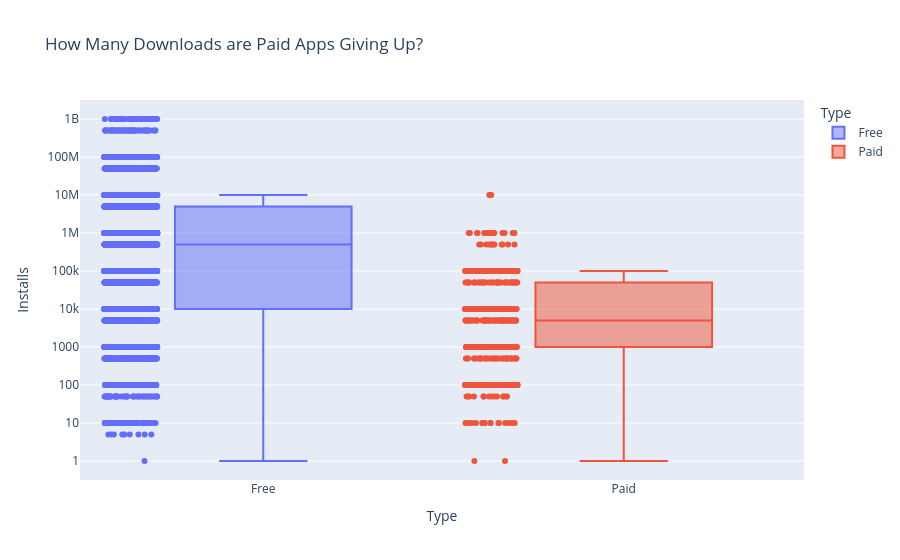

The notebook cell saved with this chart:
### Markdown cell above
# Plotly Box Plots: Lost Downloads for Paid Apps

**Challenge**: Create a box plot that shows the number of Installs for free versus paid apps. How does the median number of installations compare? Is the difference large or small?

Use the [Box Plots Guide](https://plotly.com/python/box-plots/) and the [.box API reference](https://plotly.com/python-api-reference/generated/plotly.express.box.html) to create the following chart. 

<img src=https://imgur.com/uVsECT3.png>

### Code cell
lots_ds_apps = px.box(df_apps_clean, y='Installs', x='Type', color='Type', points='all', title='How Many Downloads are Paid Apps Giving Up?')
lots_ds_apps.update_layout(yaxis=dict(type='log'))
lots_ds_apps.show()

### Figure 1 — Plotly figure (JSON) as saved in the notebook; plotly's stock layout.template omitted (floating-point values rounded to 4 significant figures; data arrays with more than 128 entries replaced by an {"elided": "..."} marker saying what was removed)
{"data": [{"alignmentgroup": "True", "boxpoints": "all", "hovertemplate": "Type=%{x}<br>Installs=%{y}<extra></extra>", "legendgroup": "Free", "marker": {"color": "#636efa"}, "name": "Free", "notched": false, "offsetgroup": "Free", "orientation": "v", "showlegend": true, "type": "box", "x": {"elided": "8279 str values"}, "x0": " ", "xaxis": "x", "y": {"elided": "8279 int values"}, "y0": " ", "yaxis": "y"}, {"alignmentgroup": "True", "boxpoints": "all", "hovertemplate": "Type=%{x}<br>Installs=%{y}<extra></extra>", "legendgroup": "Paid", "marker": {"color": "#EF553B"}, "name": "Paid", "notched": false, "offsetgroup": "Paid", "orientation": "v", "showlegend": true, "type": "box", "x": {"elided": "597 str values"}, "x0": " ", "xaxis": "x", "y": {"elided": "597 int values"}, "y0": " ", "yaxis": "y"}], "layout": {"autosize": true, "boxmode": "overlay", "legend": {"title": {"text": "Type"}, "tracegroupgap": 0}, "title": {"text": "How Many Downloads are Paid Apps Giving Up?"}, "xaxis": {"anchor": "y", "autorange": true, "categoryarray": ["Free", "Paid"], "categoryorder": "array", "domain": [0, 1], "range": [-0.5064, 1.5], "title": {"text": "Type"}, "type": "category"}, "yaxis": {"anchor": "x", "autorange": true, "domain": [0, 1], "range": [-0.5, 9.5], "title": {"text": "Installs"}, "type": "log"}}}
